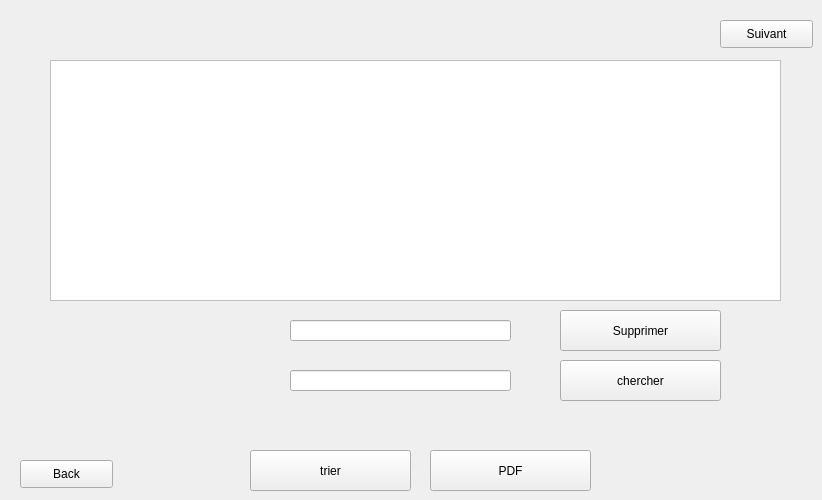
           <widget class="QWidget" name="page_4">
            <widget class="QTableView" name="table_matriels">
             <property name="geometry">
              <rect>
               <x>50</x>
               <y>60</y>
               <width>731</width>
               <height>241</height>
              </rect>
             </property>
             <property name="styleSheet">
              <string notr="true">QTableView {

background-color: #FFFFFF; /* Background color similar to Windows */

border: 1px solid #C0C0C0; /* Border color */

selection-background-color: #0078D4; /* Selection background color similar to Windows */

selection-color: #FFFFFF; /* Selection text color similar to Windows */

}



QHeaderView::section {

background-color: #0078D4; /* Header section background color similar to Windows */

color: #FFFFFF; /* Header section text color similar to Windows */

padding: 5px; /* Padding around header sections */

}</string>
             </property>
            </widget>
            <widget class="QPushButton" name="suivant_2">
             <property name="geometry">
              <rect>
               <x>720</x>
               <y>20</y>
               <width>93</width>
               <height>28</height>
              </rect>
             </property>
             <property name="styleSheet">
              <string notr="true">QPushButton {

background-color: #0078D4; /* Button background color similar to Windows */

color: #FFFFFF; /* Button text color */

border: 1px solid #0078D4; /* Button border color */

border-radius: 4px; /* Button border radius */

padding: 6px 12px; /* Button padding */

}



QPushButton:hover {

background-color: #00559B; /* Hovered button background color */

border: 1px solid #00559B; /* Hovered button border color */

}



QPushButton:pressed {

background-color: #003C75; /* Pressed butt}</string>
             </property>
             <property name="text">
              <string>Suivant</string>
             </property>
            </widget>
            <widget class="QLineEdit" name="le_id_supp">
             <property name="geometry">
              <rect>
               <x>290</x>
               <y>320</y>
               <width>221</width>
               <height>21</height>
              </rect>
             </property>
            </widget>
            <widget class="QPushButton" name="PDF">
             <property name="geometry">
              <rect>
               <x>430</x>
               <y>450</y>
               <width>161</width>
               <height>41</height>
              </rect>
             </property>
             <property name="styleSheet">
              <string notr="true">QPushButton {

background-color: #0078D4; /* Button background color similar to Windows */

color: #FFFFFF; /* Button text color */

border: 1px solid #0078D4; /* Button border color */

border-radius: 4px; /* Button border radius */

padding: 6px 12px; /* Button padding */

}



QPushButton:hover {

background-color: #00559B; /* Hovered button background color */

border: 1px solid #00559B; /* Hovered button border color */

}



QPushButton:pressed {

background-color: #003C75; /* Pressed butt}</string>
             </property>
             <property name="text">
              <string>PDF</string>
             </property>
            </widget>
            <widget class="QPushButton" name="supprimer">
             <property name="geometry">
              <rect>
               <x>560</x>
               <y>310</y>
               <width>161</width>
               <height>41</height>
              </rect>
             </property>
             <property name="styleSheet">
              <string notr="true">QPushButton {

background-color: #0078D4; /* Button background color similar to Windows */

color: #FFFFFF; /* Button text color */

border: 1px solid #0078D4; /* Button border color */

border-radius: 4px; /* Button border radius */

padding: 6px 12px; /* Button padding */

}



QPushButton:hover {

background-color: #00559B; /* Hovered button background color */

border: 1px solid #00559B; /* Hovered button border color */

}



QPushButton:pressed {

background-color: #003C75; /* Pressed butt}</string>
             </property>
             <property name="text">
              <string>Supprimer</string>
             </property>
            </widget>
            <widget class="QPushButton" name="back">
             <property name="geometry">
              <rect>
               <x>20</x>
               <y>460</y>
               <width>93</width>
               <height>28</height>
              </rect>
             </property>
             <property name="styleSheet">
              <string notr="true">QPushButton {

background-color: #0078D4; /* Button background color similar to Windows */

color: #FFFFFF; /* Button text color */

border: 1px solid #0078D4; /* Button border color */

border-radius: 4px; /* Button border radius */

padding: 6px 12px; /* Button padding */

}



QPushButton:hover {

background-color: #00559B; /* Hovered button background color */

border: 1px solid #00559B; /* Hovered button border color */

}



QPushButton:pressed {

background-color: #003C75; /* Pressed butt}</string>
             </property>
             <property name="text">
              <string>Back</string>
             </property>
            </widget>
            <widget class="QLineEdit" name="lineEdit">
             <property name="geometry">
              <rect>
               <x>290</x>
               <y>370</y>
               <width>221</width>
               <height>21</height>
              </rect>
             </property>
            </widget>
            <widget class="QPushButton" name="supprimer_2">
             <property name="geometry">
              <rect>
               <x>560</x>
               <y>360</y>
               <width>161</width>
               <height>41</height>
              </rect>
             </property>
             <property name="styleSheet">
              <string notr="true">QPushButton {

background-color: #0078D4; /* Button background color similar to Windows */

color: #FFFFFF; /* Button text color */

border: 1px solid #0078D4; /* Button border color */

border-radius: 4px; /* Button border radius */

padding: 6px 12px; /* Button padding */

}



QPushButton:hover {

background-color: #00559B; /* Hovered button background color */

border: 1px solid #00559B; /* Hovered button border color */

}



QPushButton:pressed {

background-color: #003C75; /* Pressed butt}</string>
             </property>
             <property name="text">
              <string>chercher</string>
             </property>
            </widget>
            <widget class="QPushButton" name="supprimer_3">
             <property name="geometry">
              <rect>
               <x>250</x>
               <y>450</y>
               <width>161</width>
               <height>41</height>
              </rect>
             </property>
             <property name="styleSheet">
              <string notr="true">QPushButton {

background-color: #0078D4; /* Button background color similar to Windows */

color: #FFFFFF; /* Button text color */

border: 1px solid #0078D4; /* Button border color */

border-radius: 4px; /* Button border radius */

padding: 6px 12px; /* Button padding */

}



QPushButton:hover {

background-color: #00559B; /* Hovered button background color */

border: 1px solid #00559B; /* Hovered button border color */

}



QPushButton:pressed {

background-color: #003C75; /* Pressed butt}</string>
             </property>
             <property name="text">
              <string>trier</string>
             </property>
            </widget>
           </widget>
